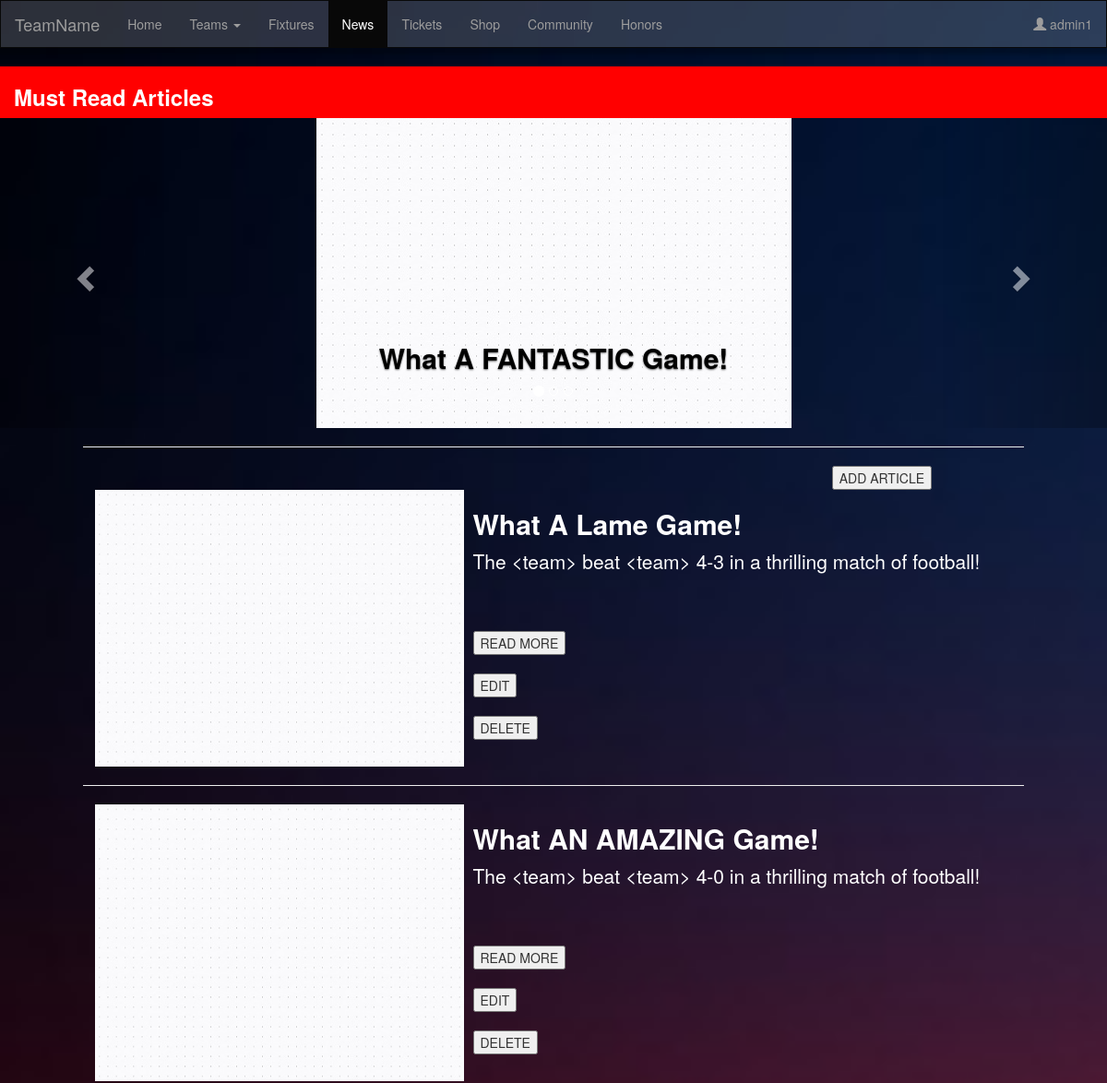
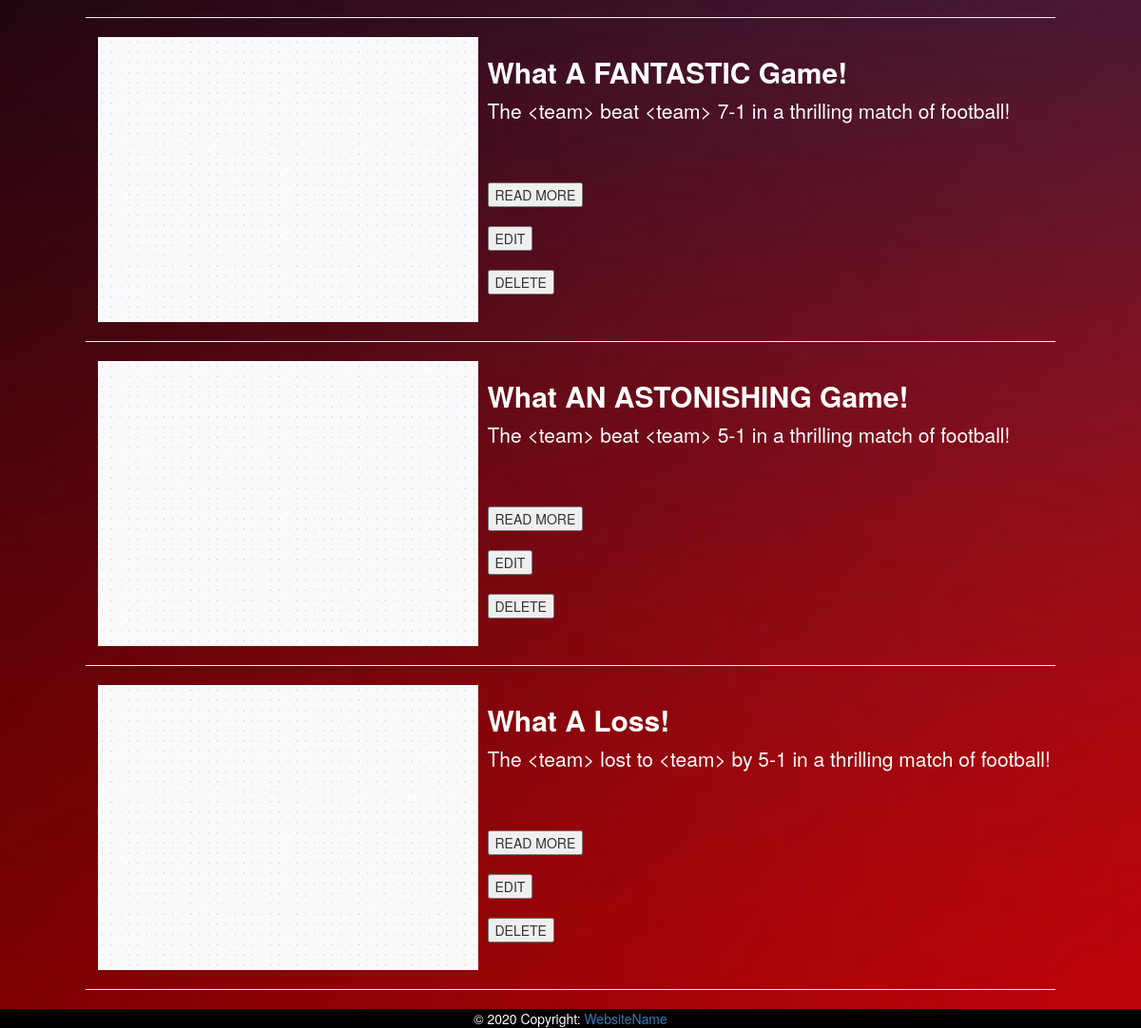
The page /news (signed in) on the database its author committed (2 pictures, top to bottom).
### tables this page shows
CREATE TABLE "article" (
	"articleid"	INTEGER NOT NULL,
	"articletitle"	TEXT NOT NULL,
	"articleheadline"	TEXT NOT NULL,
	"articlebody"	TEXT NOT NULL,
	PRIMARY KEY("articleid")
);

### app.py (the view, shortened to what this page needs)
@app.route('/news', methods=['GET', 'POST'])
def getNews():
    if 'user' in session:
        user = session['user']
        role = session['role']
    else:
        user = None
        role = ""
    articles = functions.getArticles()
    return render_template('news.html', user=user, role=role, articles=articles, num=len(articles))

### functions.py (called while the page is built)
def getArticles():
    conn = sqlite3.connect('database/430Group4.db')
    cursor = conn.cursor()
    cursor.execute(
        "select articletitle, articleheadline, articlebody, articleid from article")
    res = cursor.fetchall()
    articles = []
    for row in res:
        articles.append(row)
    cursor.close()
    conn.close()
    return (articles)

### templates/news.html (shortened to what this page needs)
<!DOCTYPE html>
<html lang="en">
  <head>
    <link
      rel="stylesheet"
      href="https://maxcdn.bootstrapcdn.com/bootstrap/3.4.1/css/bootstrap.min.css"
    />
    <link
      href="{{ url_for('static', filename='css/news.css') }}"
      rel="stylesheet"
      type="text/css"
    />
  </head>
  <body>
    <div>
      <nav class="navbar navbar-inverse bringToFrontDiv">
        <div class="container-fluid">
          <div class="navbar-header">
            <a class="navbar-brand" href="#">TeamName</a>
          </div>
          <ul class="nav navbar-nav">
            <li ><a href="/">Home</a></li>
            <li class="dropdown">
              <a class="dropdown-toggle" data-toggle="dropdown" href="#"
                >Teams <span class="caret"></span
              ></a>
            </li>
            <li><a href="/fixtures">Fixtures</a></li>
            <li class="active"><a href="/news">News</a></li>
            <li><a href="/tickets">Tickets</a></li>
            <li><a href="/shop">Shop</a></li>
            <li><a href="/community">Community</a></li>
            <li><a href="/honorsfb">Honors</a></li>
          </ul>
          <ul class="nav navbar-nav navbar-right">
            <li>
                {%if user is none%}
                <a href="/login">
                <span class="glyphicon glyphicon-user"></span> Profile</a>
                {%else%}
                <a href="/">
                <span class="glyphicon glyphicon-user"></span> {{user}}</a>
                {%endif%}
            </li>
          </ul>
        </div>
      </nav>
      <div class="container-fluid">
        <div class="row">
          <div class="col-sm-12 featured-header">
            <h3><strong>Must Read Articles</strong></h3>
          </div>
        </div>
      </div>
      <div id="myCarousel" class="carousel slide" data-ride="carousel">
        <ol class="carousel-indicators">
          <li data-target="#myCarousel" data-slide-to="0" class="active"></li>
          <li data-target="#myCarousel" data-slide-to="1"></li>
          <li data-target="#myCarousel" data-slide-to="2"></li>
        </ol>
        <div class="carousel-inner">
          <div class="item active">
            <img style= "margin-left: auto; margin-right: auto;" src="{{url_for('static', filename='css/images/news/testimage.jpg')}}" alt="Chania">
            <div class="carousel-caption">
                <h2 style="color:black;"><strong>{{articles[range(0, num) | random][0]}}</strong></h2>
            </div>
          </div>
        </div>
        <a class="left carousel-control" href="#myCarousel" data-slide="prev">
          <span class="glyphicon glyphicon-chevron-left"></span>
        </a>
        <a class="right carousel-control" href="#myCarousel" data-slide="next">
          <span class="glyphicon glyphicon-chevron-right"></span>
        </a>
      </div>
      <hr>
      {% if 'ADMIN' in role%}
      <div class="adminAll">
        <div class="add-row">
          <form action="/news/add" autocomplete="off">
            <button id="add-button" class="button" type="submit">ADD ARTICLE</button>
          </form>
        </div>
      </div>
      {% endif %}
      {% for article in articles %}
        <div class="row ">
            <div class="col-md-1"></div>
            <div class="col-md-4">
                <img
                  class="featurette-image img-fluid mx-auto"
                  data-src="holder.js/500x500/auto"
                  alt="250x250"
                  src="{{url_for('static', filename='css/images/news/testimage.jpg')}}"
                  data-holder-rendered="true"
                  style="width: 400px; height: 300px"
                />
              </div>
          <div class="col-md-7">
            <h2 class="featurette-heading" style="color: white;"><strong>
              {{article[0]}}
            </strong>
            </h2>
            <p class="lead" style="color: white;">
              {{article[1]}}
            </p>
            <br>
            <br>
            <form action="/news" method="POST" autocomplete="off">
            <button id="edit-button" class="button" type="submit">READ MORE</button>
            </form>
            <br>
            {% if 'ADMIN' in role%}
            <form action="/news" method="POST" autocomplete="off">
              <button id="edit-button" class="button" type="submit">EDIT</button>
            </form>
            <br>
            <form action="/news" method="POST" autocomplete="off">
              <button id="delete-button" class="button" type="submit">DELETE</button>
            </form>
            {% endif %}
          </div>
        </div>
        <hr>
        {%endfor%}
   <div class="footer-footer">
    <footer class="page-footer " class="navbar-fixed-footer">
  <div
    class="footer-copyright text-center py-3"
    class="navbar-fixed-bottom"
    style="background-color: black; color: white;"
  >
    © 2020 Copyright:
    <a> WebsiteName</a>
  </div>
    </footer>
   </div>
  </body>
</html>

### static/css/news.css (style rules this page uses)
body { background-image: url('images/bg.jpeg'); background-repeat: no-repeat; background-attachment: fixed; background-size: cover; overflow-x: hidden; }
.navbar { box-shadow: 0 0.3rem 0.4rem 4px rgb(0 0 0 / 25%); min-height:100%; }
.bringToFrontDiv { background: rgba(219, 223, 230, 0.2); border-radius: 0; }
.featured-header { background-color: red; color: white; }
.featured-header strong { color: white; }
hr { width:85%; margin-right:auto; margin-left:auto }
.adminAll { display:flex; flex-direction: row; column-gap:1rem; margin:17rem; margin-top:1%; margin-bottom:0; justify-content: flex-end; width:70%; }

### rows shown on the page
article: articletitle "What A FANTASTIC Game!", articleheadline "The <team> beat <team> 7-1 in a thrilling match of football!"
article: articletitle "What A Lame Game!", articleheadline "The <team> beat <team> 4-3 in a thrilling match of football!"
article: articletitle "What AN AMAZING Game!", articleheadline "The <team> beat <team> 4-0 in a thrilling match of football!"
article: articletitle "What AN ASTONISHING Game!", articleheadline "The <team> beat <team> 5-1 in a thrilling match of football!"
article: articletitle "What A Loss!", articleheadline "The <team> lost to <team> by 5-1 in a thrilling match of football!"

### other values the page prints
{{ user }} "admin1"
